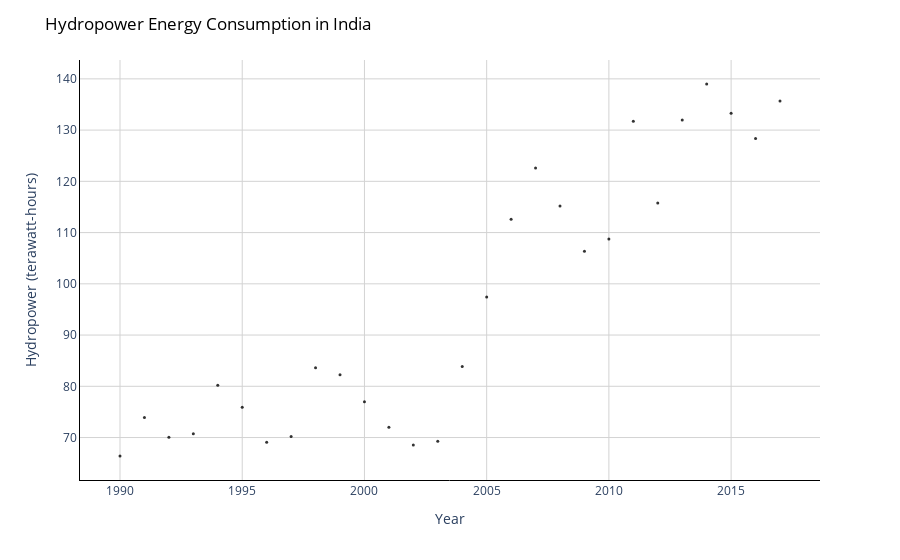

Notebook source saved alongside this figure:
### Code cell
# Create a scatter plot
fig = px.scatter(df, x=df['Year'], y=df['Hydropower (terawatt-hours)'], 
                 opacity=0.8, color_discrete_sequence=['black'])
# Change chart background color
fig.update_layout(dict(plot_bgcolor = 'white'))

# Update axes lines
fig.update_xaxes(showgrid=True, gridwidth=1, gridcolor='lightgrey', 
                 zeroline=True, zerolinewidth=1, zerolinecolor='lightgrey', 
                 showline=True, linewidth=1, linecolor='black')

fig.update_yaxes(showgrid=True, gridwidth=1, gridcolor='lightgrey', 
                 zeroline=True, zerolinewidth=1, zerolinecolor='lightgrey', 
                 showline=True, linewidth=1, linecolor='black')

fig.update_yaxes(showgrid=True, gridwidth=1, gridcolor='lightgrey', 
                 zeroline=True, zerolinewidth=1, zerolinecolor='lightgrey', 
                 showline=True, linewidth=1, linecolor='black')

# Set figure title
fig.update_layout(title=dict(text="Hydropower Energy Consumption in India", 
                             font=dict(color='black')))
# Update marker size
fig.update_traces(marker=dict(size=3))

fig.show()

### Figure 1 — Plotly figure (JSON) as saved in the notebook; plotly's stock layout.template omitted (floating-point values rounded to 4 significant figures)
{"data": [{"hovertemplate": "Year=%{x}<br>Hydropower (terawatt-hours)=%{y}<extra></extra>", "legendgroup": "", "marker": {"color": "black", "opacity": 0.8, "size": 3, "symbol": "circle"}, "mode": "markers", "name": "", "orientation": "v", "showlegend": false, "type": "scatter", "x": [1990, 1991, 1992, 1993, 1994, 1995, 1996, 1997, 1998, 1999, 2000, 2001, 2002, 2003, 2004, 2005, 2006, 2007, 2008, 2009, 2010, 2011, 2012, 2013, 2014, 2015, 2016, 2017], "xaxis": "x", "y": [66.4, 73.92, 70.06, 70.73, 80.21, 75.92, 69.06, 70.21, 83.63, 82.25, 76.99, 72.02, 68.54, 69.3, 83.84, 97.42, 112.6, 122.6, 115.2, 106.3, 108.7, 131.7, 115.8, 132.0, 139.0, 133.3, 128.4, 135.7], "yaxis": "y"}], "layout": {"legend": {"tracegroupgap": 0}, "margin": {"t": 60}, "plot_bgcolor": "white", "title": {"font": {"color": "black"}, "text": "Hydropower Energy Consumption in India"}, "xaxis": {"anchor": "y", "domain": [0, 1], "gridcolor": "lightgrey", "gridwidth": 1, "linecolor": "black", "linewidth": 1, "showgrid": true, "showline": true, "title": {"text": "Year"}, "zeroline": true, "zerolinecolor": "lightgrey", "zerolinewidth": 1}, "yaxis": {"anchor": "x", "domain": [0, 1], "gridcolor": "lightgrey", "gridwidth": 1, "linecolor": "black", "linewidth": 1, "showgrid": true, "showline": true, "title": {"text": "Hydropower (terawatt-hours)"}, "zeroline": true, "zerolinecolor": "lightgrey", "zerolinewidth": 1}}}
